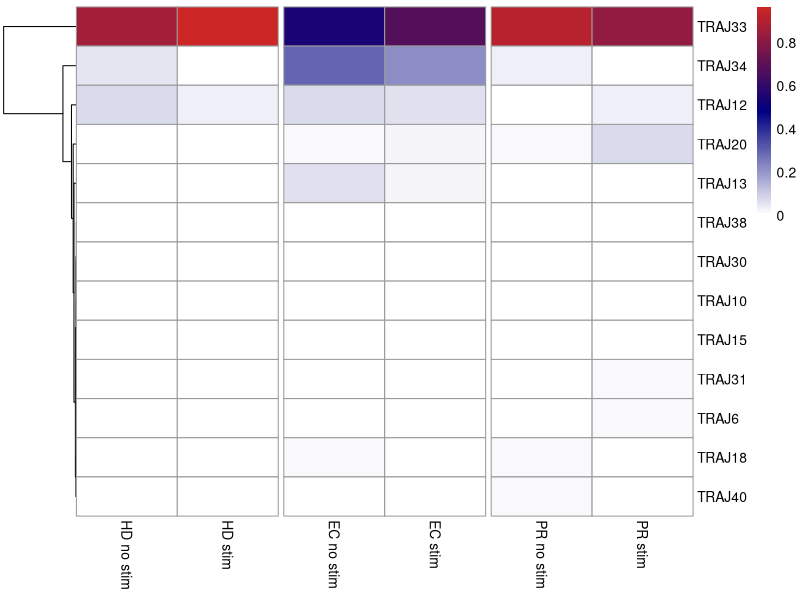

The R source for this figure:
#This code is used to create a heatmap to get the TRAJ distrubution of the patient samples under stimulated and un-stimulated conditions
#We upload the excel data and then clean the data for the relevant information. Then we find the expanded clones (defined in terms of TCRusage and CDR3a and CDR3b sequences)
#For the expanded clones, we pool together the data for all the patients at stimulatd and un-stimulated conditions
#We calculate the fraction of different TRAJ and plot them as a heatmap with x-axis giving the different patients at stimulated and un-stimulated conditions and the y-axis giving the fractions of TRAJ expression 

library(readxl)
my_data <- read_xlsx("HIV data_Pooled_Final.xlsx", col_types = "text", col_names = TRUE)#The data is read
new_data1<-my_data[,-c(1,3,4,6,8,11,12,16,17,33,34,35)]#The relevant columns are selected

library(dplyr)
new_data1<-new_data1%>%filter(TRBV != "NA", TRBJ != "NA", TRAV != "NA", TRAJ !="NA", CDR3a !="NA",  CDR3b !="NA", Stimulation != "BSV18")#Get rid of columns with NA values for TCRusage and BSV18 stimulation condition
new_data1<-new_data1%>%filter(TRAV !="TRAV1-1")#Get rid of data with TRAV1-1 because MAIT cells are defined as TRAV1-2
new_data1$TCRusage <-do.call(paste0, new_data1[c("TRAV","TRAJ","TRBV","TRBJ")])#Create a new column called TCRusage which put together TRAV,TRAJ, TRBV, TRBJ

library(dplyr)
test<- count(new_data1, Subject, Stimulation, TRAJ, TCRusage,CDR3a,CDR3b)#Count the number of cells with a given TCR usage and CDR3a and CDR3b sequences


#For expanded clones
library(reshape2)

final200<-test %>% filter(n != 1)# We are interested in the expanded clones so we get rid of cells that appear once with a given TCR usage and CDR3a and CDR3b sequences

a=grep("HIV", final200$Subject)#In the data set for expanded clones, any expression that has "HIV" in it is chosen
final200$Subject[a]<-"HIV" #Any expression containing "HIV" is renamed as "HIV"

b=grep("EC", final200$Subject)#In the data set for expanded clones, any expression that has "EC" in it is chosen
final200$Subject[b]<-"EC" #Any expression containing "EC" is renamed as "EC"

c=grep("HD", final200$Subject) #In the data set for expanded clones, any expression that has "HD" in it is chosen
final200$Subject[c]<-"HD" #Any expression containing "HD" is renamed as "HD"



final500<-acast(final200, TRAJ~Subject+Stimulation, value.var = "n", fun.aggregate = sum)# Calculate the number of times one kind of TRAJ occurs for different patients at stimulated and un-stimulated conditions
final600<- apply(final500,2,function(x){x/sum(x)})#Calculate the fractions of different TRAJ sequence for different patients at stimulated and un-stimulated conditions 
final700<-final600[,c(4,3,2,1,6,5)] #Re-arrange the data 
colnames(final700)<-c("HD no stim","HD stim","EC no stim","EC stim","PR no stim","PR stim")

#Make the heatmap for the processed data
library(pheatmap)
result <-pheatmap(final700, color = colorRampPalette (c("white","navy","firebrick3"))(100), cluster_rows = TRUE, cluster_cols = FALSE,clustering_distance_rows = "euclidean", clustering_method = "complete",gaps_col =c(2,4))



